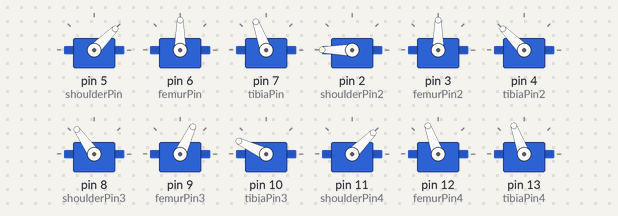
This sketch was run on a simulated Arduino Uno, built with avr-gcc and run on an emulated ATmega328P. Shown: 12 × servo.

Above: at 0.1 s.
Timing chart, 0 to 1.6 s (numbered marks = the images above):
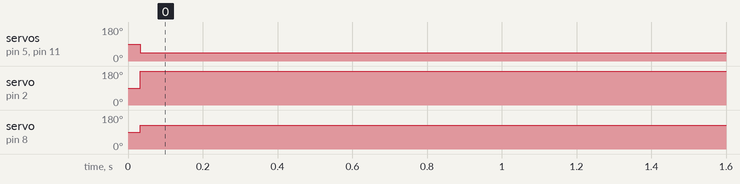

Measured:
- by itself, servo on pin 5 (shoulderPin), servo on pin 11 (shoulderPin4): 90° → 45° at 0.03 s
- by itself, servo on pin 2 (shoulderPin2): 90° → 180° at 0.03 s
- by itself, servo on pin 8 (shoulderPin3): 90° → 125° at 0.03 s

The sketch:

SpiderCalcsV2.ino
```cpp
//NOTES
/*
- THETA2 SHOULD NEVER BE NEGATIVE, meaning the femur should never be moving BELOW the shoulder joint
- LEG 1 SERVO WRITES
  shoulder.write(toDeg(theta1) + shoulder_ZeroPos);
  femur.write(toDeg(theta2) + femur_ZeroPos);
  tibia.write(tibia_ZeroPos - toDeg(theta3));

- LEG 2 SERVO WRITES
  shoulder2.write(shoulder_ZeroPos2 - toDeg(theta1));
  femur2.write(toDeg(theta2) + femur_ZeroPos);
  tibia2.write(tibia_ZeroPos - toDeg(theta3));

- LEG 3 SERVO WRITES (SAME AS LEG 2)
  shoulder3.write(leg3.shoulder_ZeroPos - toDeg(leg3.theta1));
  femur3.write(toDeg(leg3.theta2) + leg3.femur_ZeroPos);
  tibia3.write(leg3.tibia_ZeroPos - toDeg(leg3.theta3));

- LEG 4 SERVO WRITES (SAME AS LEG 1)
  shoulder4.write(leg4.shoulder_ZeroPos + toDeg(leg4.theta1));
  femur4.write(toDeg(leg4.theta2) + leg4.femur_ZeroPos);
  tibia4.write(leg4.tibia_ZeroPos - toDeg(leg4.theta3));
*/

#include<math.h>
#include<Servo.h>

//Declare Servo Objects
Servo shoulder;
Servo femur;
Servo tibia;

Servo shoulder2;
Servo femur2;
Servo tibia2;

Servo shoulder3;
Servo femur3;
Servo tibia3;

Servo shoulder4;
Servo femur4;
Servo tibia4;

//Define each servo to a pin on the board
int shoulderPin = 5, femurPin = 6, tibiaPin = 7;
int shoulderPin2 = 2, femurPin2 = 3, tibiaPin2 = 4;
int shoulderPin3 = 8, femurPin3 = 9, tibiaPin3 = 10;
int shoulderPin4 = 11, femurPin4 = 12, tibiaPin4 = 13;

const double pi = 3.1415926535897932384626433832795;

//declare referance frames of each leg
double baseX, baseY, baseZ = 0;
double x_0_1, y_0_1, z_0_1;
double x_0_2, y_0_2, z_0_2;
double x_0_3, y_0_3, z_0_3;

//lengths of each link of the legs
double a1 = 79, a2 = 110, a3 = 138, a4 = 70;

//Reference frame of each leg angle (in degrees)
const int tibia_ZeroPos = 110;
const int femur_ZeroPos = 90;
const int shoulder_ZeroPos = 45;

const int tibia_ZeroPos2 = 135;
const int femur_ZeroPos2 = 90;
const int shoulder_ZeroPos2 = 180;

const int tibia_ZeroPos3 = 155;
const int femur_ZeroPos3 = 65;
const int shoulder_ZeroPos3 = 125;

const int tibia_ZeroPos4 = 110;
const int femur_ZeroPos4 = 110;
const int shoulder_ZeroPos4 = 45;

double theta1 = 0;
double theta2 = 0;
double theta3 = 0;

//2D array to store leg coordinates for each of the 4 legs
double jointLocations1[4][3] = {
                                {baseX, baseY, baseZ},
                                {x_0_1, x_0_2, x_0_3},
                                {y_0_1, y_0_2, y_0_3},
                                {z_0_1, z_0_2, z_0_3}
                              };

double jointLocations2[4][3] = {
                                {baseX, baseY, baseZ},
                                {x_0_1, x_0_2, x_0_3},
                                {y_0_1, y_0_2, y_0_3},
                                {z_0_1, z_0_2, z_0_3}
                              };

double jointLocations3[4][3] = {
                                {baseX, baseY, baseZ},
                                {x_0_1, x_0_2, x_0_3},
                                {y_0_1, y_0_2, y_0_3},
                                {z_0_1, z_0_2, z_0_3}
                              };

double jointLocations4[4][3] = {
                                {baseX, baseY, baseZ},
                                {x_0_1, x_0_2, x_0_3},
                                {y_0_1, y_0_2, y_0_3},
                                {z_0_1, z_0_2, z_0_3}
                              };

//Leg structure
struct leg {
  //attributes include xyz positions and angle of each leg
  int shoulder_ZeroPos;
  int femur_ZeroPos;
  int tibia_ZeroPos;

  double theta1;
  double theta2;
  double theta3;

  double jointLocations[4][3];

  // Constructor for leg
  leg( int shoulderZero,  int femurZero,  int tibiaZero, double t1, double t2, double t3, double arr[4][3]) {
    shoulder_ZeroPos = shoulderZero;
    femur_ZeroPos = femurZero;
    tibia_ZeroPos = tibiaZero;
    theta1 = t1;
    theta2 = t2;
    theta3 = t3;
    memcpy(jointLocations, arr, sizeof(jointLocations));  // Copy array passed into the constructor (arr) to the structure member jointLocations
  }

};

//declare leg objects and place in an array
leg leg1(shoulder_ZeroPos,  femur_ZeroPos,  tibia_ZeroPos,  theta1, theta2, theta3, jointLocations1);
leg leg2(shoulder_ZeroPos2, femur_ZeroPos2, tibia_ZeroPos2, theta1, theta2, theta3, jointLocations2);
leg leg3(shoulder_ZeroPos3, femur_ZeroPos3, tibia_ZeroPos3, theta1, theta2, theta3, jointLocations3);
leg leg4(shoulder_ZeroPos4, femur_ZeroPos4, tibia_ZeroPos4, theta1, theta2, theta3, jointLocations4);

leg legs[4] = {leg1, leg2, leg3, leg4};


void setup() {
  // put your setup code here, to run once:
  Serial.begin(9600);

  //attach servos to their respective pins
  shoulder.attach(shoulderPin);
  femur.attach(femurPin);
  tibia.attach(tibiaPin);

  shoulder2.attach(shoulderPin2);
  femur2.attach(femurPin2);
  tibia2.attach(tibiaPin2);

  shoulder3.attach(shoulderPin3);
  femur3.attach(femurPin3);
  tibia3.attach(tibiaPin3);

  shoulder4.attach(shoulderPin4);
  femur4.attach(femurPin4);
  tibia4.attach(tibiaPin4);

  pinMode(shoulderPin, OUTPUT);
  pinMode(femurPin, OUTPUT);
  pinMode(tibiaPin, OUTPUT);

  pinMode(shoulderPin2, OUTPUT);
  pinMode(femurPin2, OUTPUT);
  pinMode(tibiaPin2, OUTPUT);

  pinMode(shoulderPin3, OUTPUT);
  pinMode(femurPin3, OUTPUT);
  pinMode(tibiaPin3, OUTPUT);

  pinMode(shoulderPin4, OUTPUT);
  pinMode(femurPin4, OUTPUT);
  pinMode(tibiaPin4, OUTPUT);

  //write the spider to its default position
  tibia.write(leg1.tibia_ZeroPos);
  tibia2.write(leg2.tibia_ZeroPos);
  tibia3.write(leg3.tibia_ZeroPos);
  tibia4.write(leg4.tibia_ZeroPos);

  delay(10);

  femur.write(leg1.femur_ZeroPos);
  femur2.write(leg2.femur_ZeroPos);
  femur3.write(leg3.femur_ZeroPos);
  femur4.write(leg4.femur_ZeroPos);

  delay(10);

  shoulder.write(leg1.shoulder_ZeroPos);
  shoulder2.write(leg2.shoulder_ZeroPos);
  shoulder3.write(leg3.shoulder_ZeroPos);
  shoulder4.write(leg4.shoulder_ZeroPos);

  delay(10);

  ////TEST CODE/////

  /*x_0_3 = 327;
  y_0_3 = 0;
  z_0_3 = 0;

  inverseKinematics(x_0_3, y_0_3, z_0_3, leg1.theta1, leg1.theta2, leg1.theta3, leg1);
  forwardKinematics(leg1);

  inverseKinematics(x_0_3, y_0_3, z_0_3, leg2.theta1, leg2.theta2, leg2.theta3, leg2);
  forwardKinematics(leg2);

  inverseKinematics(x_0_3, y_0_3, z_0_3, leg3.theta1, leg3.theta2, leg3.theta3, leg3);
  forwardKinematics(leg3);

  inverseKinematics(x_0_3, y_0_3, z_0_3, leg4.theta1, leg4.theta2, leg4.theta3, leg4);
  forwardKinematics(leg4);

  writeLegs(leg1, leg2, leg3, leg4);

  delay(3000);

  x_0_3 = 150;
  y_0_3 = 150;
  z_0_3 = 30;

  inverseKinematics(x_0_3, y_0_3, z_0_3, leg1.theta1, leg1.theta2, leg1.theta3, leg1);
  forwardKinematics(leg1);

  inverseKinematics(x_0_3, y_0_3, z_0_3, leg2.theta1, leg2.theta2, leg2.theta3, leg2);
  forwardKinematics(leg2);

  inverseKinematics(x_0_3, y_0_3, z_0_3, leg3.theta1, leg3.theta2, leg3.theta3, leg3);
  forwardKinematics(leg3);

  inverseKinematics(x_0_3, y_0_3, z_0_3, leg4.theta1, leg4.theta2, leg4.theta3, leg4);
  forwardKinematics(leg4);

  writeLegs(leg1, leg2, leg3, leg4);

  delay(5000);

  x_0_3 = 150;
  y_0_3 = 150;
  z_0_3 = -100;

  inverseKinematics(x_0_3, y_0_3, z_0_3, leg1.theta1, leg1.theta2, leg1.theta3, leg1);
  forwardKinematics(leg1);

  inverseKinematics(x_0_3, y_0_3, z_0_3, leg2.theta1, leg2.theta2, leg2.theta3, leg2);
  forwardKinematics(leg2);

  inverseKinematics(x_0_3, y_0_3, z_0_3, leg3.theta1, leg3.theta2, leg3.theta3, leg3);
  forwardKinematics(leg3);

  inverseKinematics(x_0_3, y_0_3, z_0_3, leg4.theta1, leg4.theta2, leg4.theta3, leg4);
  forwardKinematics(leg4);


  //delay(3000);
  //printJointLocations(leg4);

  //delay(3000);
  //Serial.println("");*/

  /*x_0_3 = 200;
  y_0_3 = 200;
  z_0_3 = -70;

  inverseKinematics(x_0_3, y_0_3, z_0_3, theta1, theta2, theta3, leg1);
  forwardKinematics(leg1);

  shoulder.write(toDeg(leg1.theta1) + leg1.shoulder_ZeroPos);
  femur.write(toDeg(leg1.theta2) + leg1.femur_ZeroPos);
  tibia.write(leg1.tibia_ZeroPos - toDeg(leg1.theta3));


  delay(3000);
  printJointLocations(leg1);

  delay(3000);
  Serial.println("");

  x_0_3 = 0;
  y_0_3 = 100;
  z_0_3 = 0;

  inverseKinematics(x_0_3, y_0_3, z_0_3, theta1, theta2, theta3, leg2);
  forwardKinematics(leg2);

  shoulder2.write(leg2.shoulder_ZeroPos - toDeg(leg2.theta2));
  femur2.write(toDeg(leg2.theta2) + leg2.femur_ZeroPos);
  tibia2.write(leg2.tibia_ZeroPos - toDeg(leg2.theta3));

  delay(3000);
  printJointLocations(leg2);

  delay(3000);
  Serial.println("");*/

}

void loop() {
  // put your main code here, to run repeatedly:

  writeLegs(leg1, leg2, leg3, leg4);
}


//Function that writes each leg to their assigned angles
void writeLegs(leg leg1, leg leg2, leg leg3, leg leg4){

  /*shoulder.write(toDeg(leg1.theta1) + leg1.shoulder_ZeroPos);
  femur.write(toDeg(leg1.theta2) + leg1.femur_ZeroPos);
  tibia.write(leg1.tibia_ZeroPos - toDeg(leg1.theta3));

  shoulder2.write(leg2.shoulder_ZeroPos - toDeg(leg2.theta1));
  femur2.write(toDeg(leg2.theta2) + leg2.femur_ZeroPos);
  tibia2.write(leg2.tibia_ZeroPos - toDeg(leg2.theta3));

  shoulder3.write(leg3.shoulder_ZeroPos - toDeg(leg3.theta1));
  femur3.write(toDeg(leg3.theta2) + leg3.femur_ZeroPos);
  tibia3.write(leg3.tibia_ZeroPos - toDeg(leg3.theta3));

  shoulder4.write(leg4.shoulder_ZeroPos + toDeg(leg4.theta1));
  femur4.write(toDeg(leg4.theta2) + leg4.femur_ZeroPos);
  tibia4.write(leg4.tibia_ZeroPos - toDeg(leg4.theta3));*/

  tibia.write(leg1.tibia_ZeroPos - toDeg(leg1.theta3));
  tibia2.write(leg2.tibia_ZeroPos - toDeg(leg2.theta3));
  tibia3.write(leg3.tibia_ZeroPos - toDeg(leg3.theta3));
  tibia4.write(leg4.tibia_ZeroPos - toDeg(leg4.theta3));

  delay(500);

  femur.write(toDeg(leg1.theta2) + leg1.femur_ZeroPos);
  femur2.write(toDeg(leg2.theta2) + leg2.femur_ZeroPos);
  femur3.write(toDeg(leg3.theta2) + leg3.femur_ZeroPos);
  femur4.write(toDeg(leg4.theta2) + leg4.femur_ZeroPos);

  delay(10);

  shoulder.write(toDeg(leg1.theta1) + leg1.shoulder_ZeroPos);
  shoulder2.write(leg2.shoulder_ZeroPos - toDeg(leg2.theta1));
  shoulder3.write(leg3.shoulder_ZeroPos - toDeg(leg3.theta1));
  shoulder4.write(leg4.shoulder_ZeroPos + toDeg(leg4.theta1));

  delay(10);
}

//updates all joint locations
void updateJointLocations(double refLocations[4][3], leg &refLeg){
  //Base joints all equal 0
  refLeg.jointLocations[0][0] = 0;
  refLeg.jointLocations[0][1] = 0;
  refLeg.jointLocations[0][2] = 0;

  //Shoulder Joint
  refLeg.jointLocations[1][0] = refLocations[1][0];
  refLeg.jointLocations[1][1] = refLocations[1][1];
  refLeg.jointLocations[1][2] = refLocations[1][2];

  //Femur joint
  refLeg.jointLocations[2][0] = refLocations[2][0];
  refLeg.jointLocations[2][1] = refLocations[2][1];
  refLeg.jointLocations[2][2] = refLocations[2][2];

  //Tibia joint
  refLeg.jointLocations[3][0] = refLocations[3][0];
  refLeg.jointLocations[3][1] = refLocations[3][1];
  refLeg.jointLocations[3][2] = refLocations[3][2];

}

/*
 - Calculates the forward kinematics for one leg using that leg's joint angles
 - Paramater must be added to determine which leg's forward kinematics are being calculated
*/

void forwardKinematics(leg &refLeg){
  x_0_1 = a1*cos(refLeg.theta1);
  y_0_1 = a1*sin(refLeg.theta1);
  z_0_1 = 0;

  double P1 = a2*cos(refLeg.theta2);

  double x_1_2 = P1*cos(refLeg.theta1);
  double y_1_2 = P1*sin(refLeg.theta1);

  double H = sqrt(a2*a2 + a3*a3 - (2*a2*a3*cos(pi-refLeg.theta3)));

  double alpha1 = acos( (a3*a3 - a2*a2 - H*H) / (-2*a2*H));
  double alpha2 = refLeg.theta3 - alpha1;
  double alpha3 = alpha1 - refLeg.theta2;

  double P = H*cos(alpha3);
  double P2 = P - P1;

  double x_2_3 = P2*cos(refLeg.theta1);
  double y_2_3 = P2*sin(refLeg.theta1);

  double G1 = (-1*H)*sin(alpha3);
  double G2 = a2*sin(refLeg.theta2);

  x_0_2 = x_0_1 + x_1_2;
  y_0_2 = y_0_1 + y_1_2;
  z_0_2 = G2;

  x_0_3 = x_0_2 + x_2_3;
  y_0_3 = y_0_2 + y_2_3;
  z_0_3 = G1;

  //local variable to store all calculated values
  double refLocations[4][3] = {
                                {baseX, baseY, baseZ},
                                {x_0_1, x_0_2, x_0_3},
                                {y_0_1, y_0_2, y_0_3},
                                {z_0_1, z_0_2, z_0_3}
                              };
 // double refArr[4][3];
 // memcpy(refArr, jointLocations, sizeof(jointLocations));
  updateJointLocations(refLocations, refLeg);

}

/*
 - Calculates the inverse kinematics for one leg using that leg's end effector target position
 - Paramater must be added to determine which leg's inverse kinematics are being calculated
*/
void inverseKinematics(double x_0_3, double y_0_3, double z_0_3, double theta1, double theta2, double theta3, leg &refLeg){

  //Handle case where leg cannot reach specified point by writing the leg to its zero position
  if( sqrt(x_0_3*x_0_3 + y_0_3*y_0_3) > (a1+a2+a3) ){

    //Zero change in angles from initial positions
    refLeg.theta1 = 0;
    refLeg.theta2 = 0;
    refLeg.theta3 = 0;

    Serial.println("Point is out of range. Please try again.");
  }

  else{

    theta1 = atan(y_0_3 / x_0_3); //in radians
    double x_0_1 = a1 * cos(theta1);

    double x_1_3 = x_0_3 - x_0_1;
    double P = x_1_3 / cos(theta1);

    double G = abs(z_0_3);
    double H = sqrt(G*G + P*P);

    double alpha1 = acos( (a3*a3 - a2*a2 - H*H) / (-2*a2*H));
    double alpha2 = acos( (a2*a2 - H*H - a3*a3) / (-2*H*a3));
    //Serial.println(toDeg(alpha2));
    double alpha3 = asin(G/H);

    if(z_0_3 < 0) theta2 = alpha1 - alpha3;
    else theta2 = alpha1 + alpha3; //in radians

    theta3 = alpha1 + alpha2; //in radians

    refLeg.theta1 = theta1;
    refLeg.theta2 = theta2;
    refLeg.theta3 = theta3;

  }

}

//convert radians to degrees
double toDeg(double angle){
  return angle * (180/pi);
}

//convert degrees to radians
double microsToDeg(int microsVal){
  double x = (microsVal-600);
  return round(x/10);
}

//convert degrees to microseconds
double degToMicros(double degValue){
  double x = (degValue*10)+600;
  return x;
}

//print joint locations to serial monitor
void printJointLocations(leg refLeg){
  Serial.println(toDeg(refLeg.theta1));
  Serial.println(toDeg(refLeg.theta2));
  Serial.println(toDeg(refLeg.theta3));

  for(int i = 0; i < 4; i++){
    for(int j = 0; j < 3; j++){
      Serial.print(refLeg.jointLocations[i][j]);
      if(j == 2) Serial.println("");
      else Serial.print(", ");
    }
  }
}

//IN DEVELOPMENT//
//Sequence that makes the spider walk
void legWalkSequence(){

  x_0_3 = 150;
  y_0_3 = 150;
  z_0_3 = -70;

  inverseKinematics(x_0_3, y_0_3, z_0_3, leg1.theta1, leg1.theta2, leg1.theta3, leg1);
  forwardKinematics(leg1);

  inverseKinematics(x_0_3, y_0_3, z_0_3, leg1.theta1, leg1.theta2, leg1.theta3, leg4);
  forwardKinematics(leg4);

  shoulder.write(toDeg(leg1.theta1) + leg1.shoulder_ZeroPos);
  femur.write(toDeg(leg1.theta2) + leg1.femur_ZeroPos);
  tibia.write(leg1.tibia_ZeroPos - toDeg(leg1.theta3));

  delay(150);

  shoulder4.write(leg4.shoulder_ZeroPos + toDeg(leg4.theta1));
  femur4.write(toDeg(leg4.theta2) + leg4.femur_ZeroPos);
  tibia4.write(leg4.tibia_ZeroPos - toDeg(leg4.theta3));

  delay(1000);

  ////////////////////////////////////////////////////////////////////////////////////////////////////

  x_0_3 = 100;
  y_0_3 = 100;
  z_0_3 = 0;

  inverseKinematics(x_0_3, y_0_3, z_0_3, leg1.theta1, leg1.theta2, leg1.theta3, leg1);
  forwardKinematics(leg1);

  inverseKinematics(x_0_3, y_0_3, z_0_3, leg1.theta1, leg1.theta2, leg1.theta3, leg4);
  forwardKinematics(leg4);

  shoulder.write(toDeg(leg1.theta1) + leg1.shoulder_ZeroPos);
  femur.write(toDeg(leg1.theta2) + leg1.femur_ZeroPos);
  tibia.write(leg1.tibia_ZeroPos - toDeg(leg1.theta3));

  delay(150);

  shoulder4.write(leg4.shoulder_ZeroPos + toDeg(leg4.theta1));
  femur4.write(toDeg(leg4.theta2) + leg4.femur_ZeroPos);
  tibia4.write(leg4.tibia_ZeroPos - toDeg(leg4.theta3));

  delay(1000);

  ////////////////////////////////////////////////////////////////////////////////////////////////////

  x_0_3 = 250;
  y_0_3 = 0;
  z_0_3 = 0;

  inverseKinematics(x_0_3, y_0_3, z_0_3, leg1.theta1, leg1.theta2, leg1.theta3, leg1);
  forwardKinematics(leg1);

  inverseKinematics(x_0_3, y_0_3, z_0_3, leg1.theta1, leg1.theta2, leg1.theta3, leg4);
  forwardKinematics(leg4);

  shoulder.write(toDeg(leg1.theta1) + leg1.shoulder_ZeroPos);
  femur.write(toDeg(leg1.theta2) + leg1.femur_ZeroPos);
  tibia.write(leg1.tibia_ZeroPos - toDeg(leg1.theta3));

  delay(150);

  shoulder4.write(leg4.shoulder_ZeroPos + toDeg(leg4.theta1));
  femur4.write(toDeg(leg4.theta2) + leg4.femur_ZeroPos);
  tibia4.write(leg4.tibia_ZeroPos - toDeg(leg4.theta3));

  delay(1000);

  ////////////////////////////////////////////////////////////////////////////////////////////////////

  x_0_3 = 250;
  y_0_3 = 0;
  z_0_3 = -70;

  inverseKinematics(x_0_3, y_0_3, z_0_3, leg1.theta1, leg1.theta2, leg1.theta3, leg1);
  forwardKinematics(leg1);

  inverseKinematics(x_0_3, y_0_3, z_0_3, leg1.theta1, leg1.theta2, leg1.theta3, leg4);
  forwardKinematics(leg4);

  shoulder.write(toDeg(leg1.theta1) + leg1.shoulder_ZeroPos);
  femur.write(toDeg(leg1.theta2) + leg1.femur_ZeroPos);
  tibia.write(leg1.tibia_ZeroPos - toDeg(leg1.theta3));

  delay(150);

  shoulder4.write(leg4.shoulder_ZeroPos + toDeg(leg4.theta1));
  femur4.write(toDeg(leg4.theta2) + leg4.femur_ZeroPos);
  tibia4.write(leg4.tibia_ZeroPos - toDeg(leg4.theta3));

  delay(1000);

  ////////////////////////////////////////////////////////////////////////////////////////////////////

  x_0_3 = 150;
  y_0_3 = 150;
  z_0_3 = -70;

  inverseKinematics(x_0_3, y_0_3, z_0_3, leg1.theta1, leg1.theta2, leg1.theta3, leg1);
  forwardKinematics(leg1);

  inverseKinematics(x_0_3, y_0_3, z_0_3, leg1.theta1, leg1.theta2, leg1.theta3, leg4);
  forwardKinematics(leg4);

  shoulder.write(toDeg(leg1.theta1) + leg1.shoulder_ZeroPos);
  femur.write(toDeg(leg1.theta2) + leg1.femur_ZeroPos);
  tibia.write(leg1.tibia_ZeroPos - toDeg(leg1.theta3));

  delay(150);

  shoulder4.write(leg4.shoulder_ZeroPos + toDeg(leg4.theta1));
  femur4.write(toDeg(leg4.theta2) + leg4.femur_ZeroPos);
  tibia4.write(leg4.tibia_ZeroPos - toDeg(leg4.theta3));

  delay(1000);

  ////////////////////////////////////////////////////////////////////////////////////////////////////
  ////////////////////////////////////////////////////////////////////////////////////////////////////
  ////////////////////////////////////////////////////////////////////////////////////////////////////

  x_0_3 = 150;
  y_0_3 = 150;
  z_0_3 = -70;

  inverseKinematics(x_0_3, y_0_3, z_0_3, leg1.theta1, leg1.theta2, leg1.theta3, leg2);
  forwardKinematics(leg2);

  inverseKinematics(x_0_3, y_0_3, z_0_3, leg1.theta1, leg1.theta2, leg1.theta3, leg3);
  forwardKinematics(leg3);

  shoulder2.write(toDeg(leg2.theta1) + leg2.shoulder_ZeroPos);
  femur2.write(toDeg(leg2.theta2) + leg2.femur_ZeroPos);
  tibia2.write(leg2.tibia_ZeroPos - toDeg(leg2.theta3));

  delay(150);

  shoulder3.write(leg3.shoulder_ZeroPos + toDeg(leg3.theta1));
  femur3.write(toDeg(leg3.theta2) + leg3.femur_ZeroPos);
  tibia3.write(leg3.tibia_ZeroPos - toDeg(leg3.theta3));

  delay(1000);

  ////////////////////////////////////////////////////////////////////////////////////////////////////

  x_0_3 = 100;
  y_0_3 = 100;
  z_0_3 = 0;

  inverseKinematics(x_0_3, y_0_3, z_0_3, leg1.theta1, leg1.theta2, leg1.theta3, leg2);
  forwardKinematics(leg2);

  inverseKinematics(x_0_3, y_0_3, z_0_3, leg1.theta1, leg1.theta2, leg1.theta3, leg3);
  forwardKinematics(leg3);

  shoulder2.write(toDeg(leg2.theta1) + leg2.shoulder_ZeroPos);
  femur2.write(toDeg(leg2.theta2) + leg2.femur_ZeroPos);
  tibia2.write(leg2.tibia_ZeroPos - toDeg(leg2.theta3));

  delay(150);

  shoulder3.write(leg3.shoulder_ZeroPos + toDeg(leg3.theta1));
  femur3.write(toDeg(leg3.theta2) + leg3.femur_ZeroPos);
  tibia3.write(leg3.tibia_ZeroPos - toDeg(leg3.theta3));

  delay(1000);

  ////////////////////////////////////////////////////////////////////////////////////////////////////

  x_0_3 = 250;
  y_0_3 = 0;
  z_0_3 = 0;

  inverseKinematics(x_0_3, y_0_3, z_0_3, leg1.theta1, leg1.theta2, leg1.theta3, leg2);
  forwardKinematics(leg2);

  inverseKinematics(x_0_3, y_0_3, z_0_3, leg1.theta1, leg1.theta2, leg1.theta3, leg3);
  forwardKinematics(leg3);

  shoulder2.write(toDeg(leg2.theta1) + leg2.shoulder_ZeroPos);
  femur2.write(toDeg(leg2.theta2) + leg2.femur_ZeroPos);
  tibia2.write(leg2.tibia_ZeroPos - toDeg(leg2.theta3));

  delay(150);

  shoulder3.write(leg3.shoulder_ZeroPos + toDeg(leg3.theta1));
  femur3.write(toDeg(leg3.theta2) + leg3.femur_ZeroPos);
  tibia3.write(leg3.tibia_ZeroPos - toDeg(leg3.theta3));

  delay(1000);

  ////////////////////////////////////////////////////////////////////////////////////////////////////

  x_0_3 = 250;
  y_0_3 = 0;
  z_0_3 = -70;

  inverseKinematics(x_0_3, y_0_3, z_0_3, leg1.theta1, leg1.theta2, leg1.theta3, leg2);
  forwardKinematics(leg2);

  inverseKinematics(x_0_3, y_0_3, z_0_3, leg1.theta1, leg1.theta2, leg1.theta3, leg3);
  forwardKinematics(leg3);

  shoulder2.write(toDeg(leg2.theta1) + leg2.shoulder_ZeroPos);
  femur2.write(toDeg(leg2.theta2) + leg2.femur_ZeroPos);
  tibia2.write(leg2.tibia_ZeroPos - toDeg(leg2.theta3));

  delay(150);

  shoulder3.write(leg3.shoulder_ZeroPos + toDeg(leg3.theta1));
  femur3.write(toDeg(leg3.theta2) + leg3.femur_ZeroPos);
  tibia3.write(leg3.tibia_ZeroPos - toDeg(leg3.theta3));

  delay(1000);

  ////////////////////////////////////////////////////////////////////////////////////////////////////

  x_0_3 = 150;
  y_0_3 = 150;
  z_0_3 = -70;

  inverseKinematics(x_0_3, y_0_3, z_0_3, leg1.theta1, leg1.theta2, leg1.theta3, leg2);
  forwardKinematics(leg2);

  inverseKinematics(x_0_3, y_0_3, z_0_3, leg1.theta1, leg1.theta2, leg1.theta3, leg3);
  forwardKinematics(leg3);

  shoulder2.write(toDeg(leg2.theta1) + leg2.shoulder_ZeroPos);
  femur2.write(toDeg(leg2.theta2) + leg2.femur_ZeroPos);
  tibia2.write(leg2.tibia_ZeroPos - toDeg(leg2.theta3));

  delay(150);

  shoulder3.write(leg3.shoulder_ZeroPos + toDeg(leg3.theta1));
  femur3.write(toDeg(leg3.theta2) + leg3.femur_ZeroPos);
  tibia3.write(leg3.tibia_ZeroPos - toDeg(leg3.theta3));

  delay(1000);
}
```
